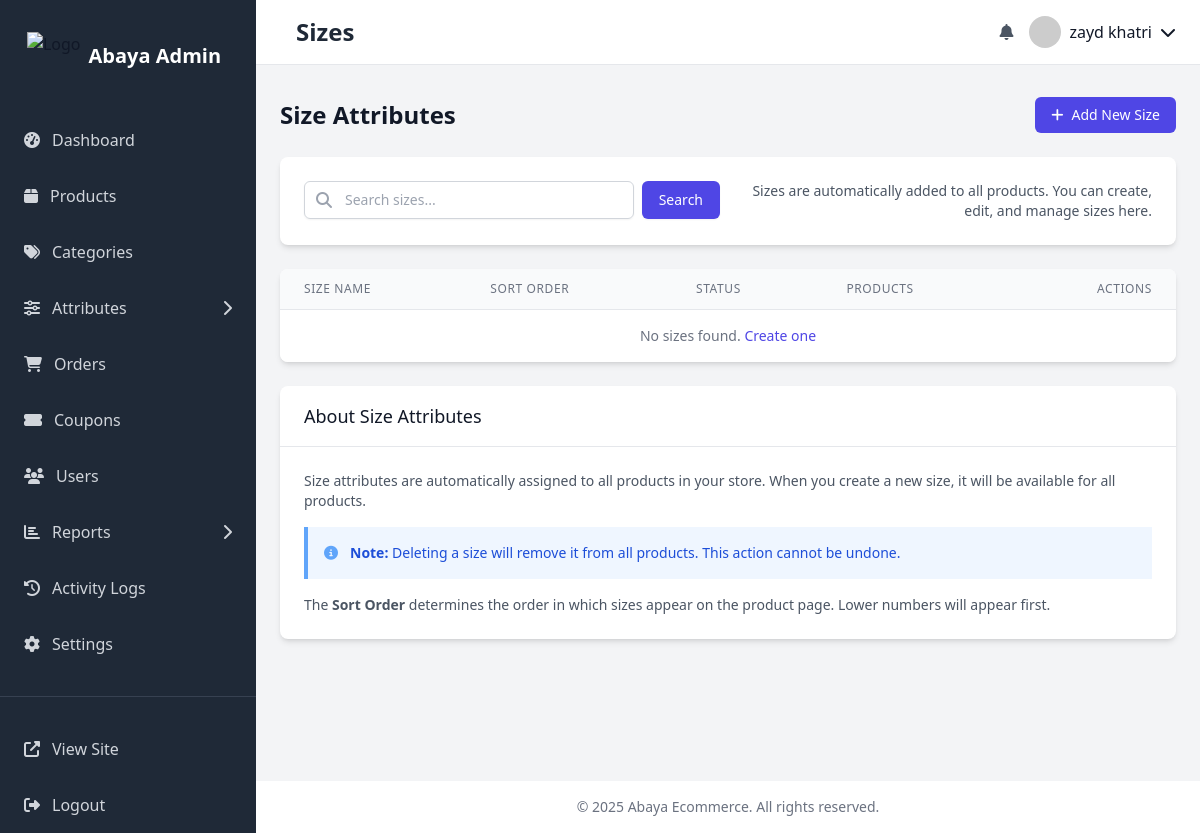
Before: /dashboard/attributes/sizes/ (signed in) with the older database file.
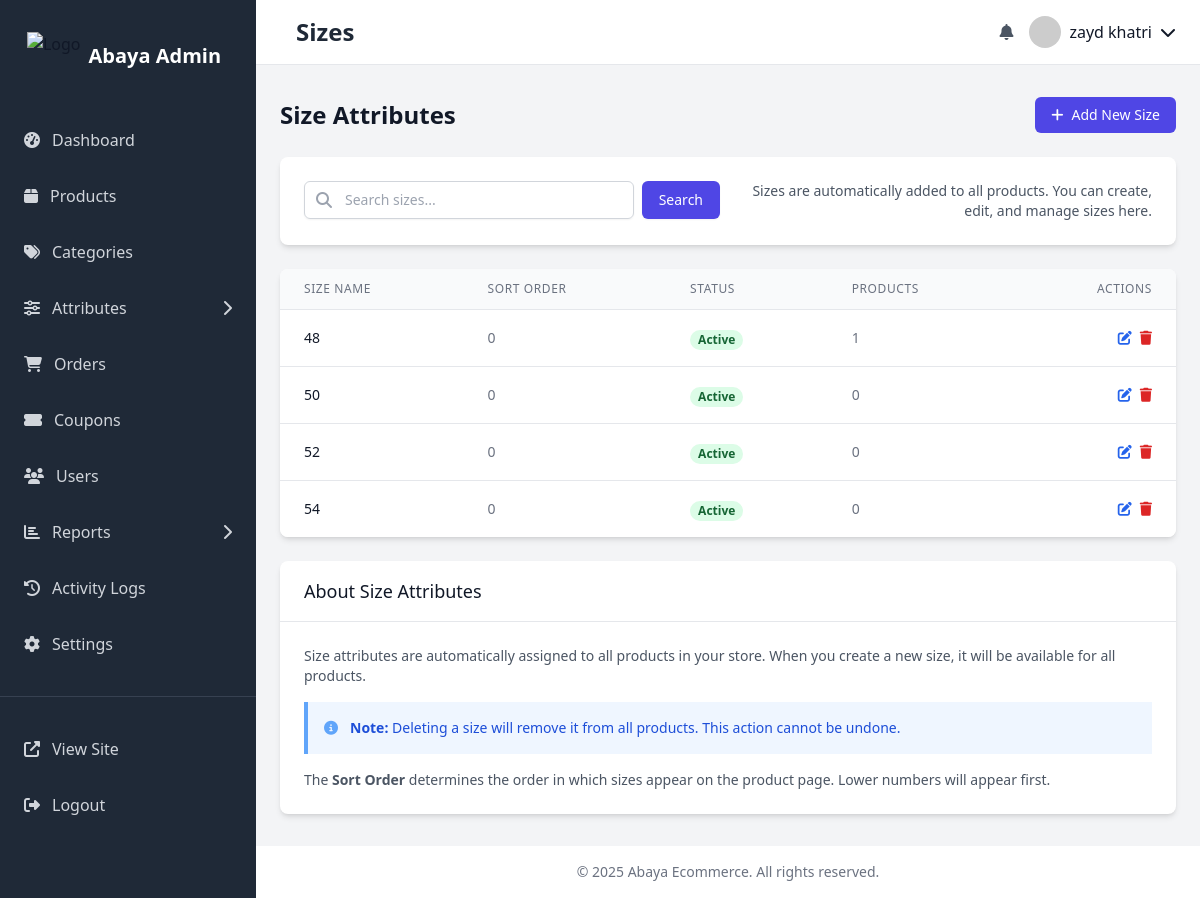
After: the same page with the newer database file.
### products/models.py (models this page shows, shortened)
class Size(models.Model):
    id = models.UUIDField(primary_key=True, default=uuid.uuid4, editable=False)
    name = models.CharField(max_length=50)  # S, M, L, XL, etc.
    sort_order = models.IntegerField(default=0)
    is_active = models.BooleanField(default=True)
    created_at = models.DateTimeField(auto_now_add=True)
    updated_at = models.DateTimeField(auto_now=True)
    class Meta:
        ordering = ['sort_order', 'name']
        verbose_name = 'Size'
        verbose_name_plural = 'Sizes'

### dashboard/views/attribute_views.py (the view)
# urls.py: path('attributes/sizes/', views.size_list, name='size_list'),
@staff_member_required
def size_list(request):
    sizes = Size.objects.all().order_by('sort_order', 'name')
    search_query = request.GET.get('search', '')
    if search_query:
        sizes = sizes.filter(name__icontains=search_query)
    sizes = sizes.annotate(product_count=Count('products'))
    sizes = paginate_queryset(request, sizes, 20)
    return render(request, 'dashboard/attributes/size_list.html', {
        'sizes': sizes,
        'search_query': search_query,
    })

### carts/context_processors.py (called while the page is built, shortened)
def cart(request):
    cart_count = 0
    cart_total = 0
    wishlist_count = 0
    if request.user.is_authenticated:
        try:
            cart = Cart.objects.get(user=request.user)
            cart_count = cart.get_item_count()
            cart_total = cart.get_total_price()
        except Cart.DoesNotExist:
            cart = None
        try:
            wishlist = Wishlist.objects.get(user=request.user)
            wishlist_count = wishlist.get_item_count()
        except Wishlist.DoesNotExist:
            wishlist = None
    return {
        'cart_count': cart_count,
        'cart_total': cart_total,
        'wishlist_count': wishlist_count,
    }

### carts/models.py (called while the page is built)
    def get_total_price(self):
        return sum(item.get_total_price() for item in self.items.all())

    def get_item_count(self):
        return sum(item.quantity for item in self.items.all())

    def get_total_price(self):
        return self.product.get_active_price() * self.quantity

    def get_item_count(self):
        return self.items.count()

### dashboard/utils.py (called while the page is built)
def is_staff_or_admin(user):
    return user.is_authenticated and (user.is_staff or user.role == 'ADMIN')

### templates/dashboard/attributes/size_list.html (shortened to what the changed rows need)
{% extends 'dashboard/base.html' %}
{% load static %}
{% block page_title %}Sizes{% endblock %}
{% block content %}
<div class="flex flex-col md:flex-row justify-between items-start md:items-center mb-6">
    <h1 class="text-2xl font-semibold text-gray-900 mb-4 md:mb-0">Size Attributes</h1>
</div>
<div class="bg-white rounded-lg shadow-md overflow-hidden">
    <div class="overflow-x-auto">
        <table class="min-w-full divide-y divide-gray-200">
            <thead class="bg-gray-50">
                <tr>
                    <th scope="col" class="px-6 py-3 text-left text-xs font-medium text-gray-500 uppercase tracking-wider">Size Name</th>
                    <th scope="col" class="px-6 py-3 text-left text-xs font-medium text-gray-500 uppercase tracking-wider">Sort Order</th>
                    <th scope="col" class="px-6 py-3 text-left text-xs font-medium text-gray-500 uppercase tracking-wider">Status</th>
                    <th scope="col" class="px-6 py-3 text-left text-xs font-medium text-gray-500 uppercase tracking-wider">Products</th>
                    <th scope="col" class="px-6 py-3 text-right text-xs font-medium text-gray-500 uppercase tracking-wider">Actions</th>
                </tr>
            </thead>
            <tbody class="bg-white divide-y divide-gray-200">
                {% for size in sizes %}
                <tr class="hover:bg-gray-50">
                    <td class="px-6 py-4 whitespace-nowrap">
                        <div class="text-sm font-medium text-gray-900">{{ size.name }}</div>
                    </td>
                    <td class="px-6 py-4 whitespace-nowrap text-sm text-gray-500">
                        {{ size.sort_order }}
                    </td>
                    <td class="px-6 py-4 whitespace-nowrap">
                        {% if size.is_active %}
                        <span class="px-2 inline-flex text-xs leading-5 font-semibold rounded-full bg-green-100 text-green-800">
                            Active
                        </span>
                        {% else %}
                        <span class="px-2 inline-flex text-xs leading-5 font-semibold rounded-full bg-red-100 text-red-800">
                            Inactive
                        </span>
                        {% endif %}
                    </td>
                    <td class="px-6 py-4 whitespace-nowrap text-sm text-gray-500">
                        {{ size.product_count }}
                    </td>
                    <td class="px-6 py-4 whitespace-nowrap text-right text-sm font-medium">
                        <div class="flex justify-end space-x-2">
                            <a href="{% url 'dashboard:size_edit' uuid=size.id %}" class="text-blue-600 hover:text-blue-900" title="Edit">
                                <i class="fa-solid fa-edit"></i>
                            </a>
                            <a href="{% url 'dashboard:size_delete' uuid=size.id %}" class="text-red-600 hover:text-red-900" title="Delete">
                                <i class="fa-solid fa-trash"></i>
                            </a>
                        </div>
                    </td>
                </tr>
                {% empty %}
                <tr>
                    <td colspan="5" class="px-6 py-4 text-center text-sm text-gray-500">
                        No sizes found.
                        <a href="{% url 'dashboard:size_create' %}" class="text-indigo-600 hover:text-indigo-900">Create one</a>
                    </td>
                </tr>
                {% endfor %}
            </tbody>
        </table>
    </div>
</div>
<div class="mt-6 bg-white rounded-lg shadow-md overflow-hidden">
    <div class="px-6 py-4 border-b border-gray-200">
        <h2 class="text-lg font-medium text-gray-900">About Size Attributes</h2>
    </div>
</div>
{% endblock %}

Changed rows visible on the page:
added Size: name "48", sort_order "0", is_active "Active", product_count "1"
added Size: name "50", sort_order "0", is_active "Active", product_count "0"
added Size: name "52", sort_order "0", is_active "Active", product_count "0"
added Size: name "54", sort_order "0", is_active "Active", product_count "0"
Other visible differences:
text no longer shown: "No sizes found. Create one"
